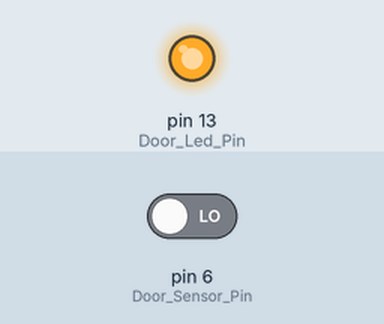
This sketch was run on a simulated Arduino Uno, built with avr-gcc and run on an emulated ATmega328P. On the bench: output pins drawn as LEDs (lit = HIGH). Inputs (shaded band) come from the test bench; at power-on: pin 6 (Door_Sensor_Pin) LOW. What the sketch prints to the serial monitor is not drawn.

Above: at 1.2 s.
1.3 s: pin 6 (Door_Sensor_Pin) driven HIGH
At 2.4 s:
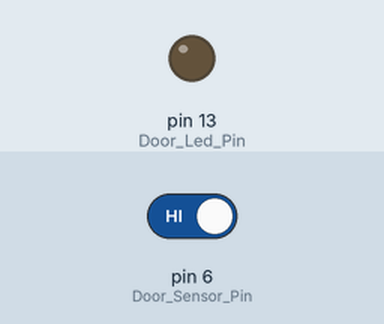
2.8 s: pin 6 (Door_Sensor_Pin) driven LOW
At 3.6 s:
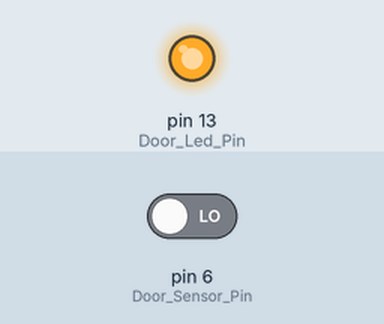
Timing chart, 0 to 5.8 s (numbered marks = the images above; inputs shaded):
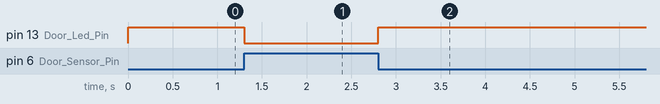

Measured:
- after the input at 1.3 s, pin 13 (Door_Led_Pin): HIGH → LOW at once
- after the input at 2.8 s, pin 13 (Door_Led_Pin): LOW → HIGH at once

The sketch:

gerkon2.ino
```cpp
int Door_Led_Pin = 13; // выбрать контакт для светодиода
int Door_Sensor_Pin = 6; // контакт для датчика
int val = 0; // переменная для хранения состояния датчика

void setup()
{
  pinMode(Door_Led_Pin, OUTPUT); // установить Door_Led_Pin как выход
  pinMode(Door_Sensor_Pin, INPUT); // установить Door_Sensor_Pin как вход
  Serial.begin(9600);
}

void loop()
{
  val = digitalRead(Door_Sensor_Pin); // читать Door_Sensor_Pin
  if (val == HIGH) { // Если Door_Sensor N.C. (без магнита) -> HIGH : Дверь открыта / LOW : Дверь закрыта
    // Если Door_Sensor N.0. (nc с магнитом) -> HIGH : Дверь открыта / LOW : Дверь закрыта
    digitalWrite(Door_Led_Pin, LOW); //выключить светодиод Door_Led
  } else {
    digitalWrite(Door_Led_Pin, HIGH); //включить светодиод Door_Led
  }

  Serial.println(val);
}
```
